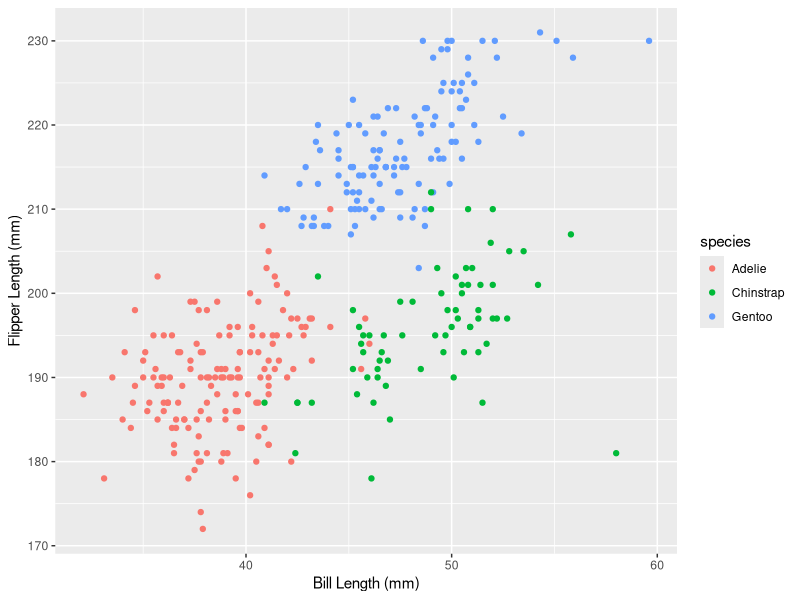

Write the R code that produced this figure.
## ---- chunk 1
library(tidyverse)
## ---- chunk 2
prob1_df = 
  tibble(
    samp = rnorm(10),
    samp_gt_0 = samp > 0,
    char_vec = c("a","b","c","d","e","f","g","h","i","j"),
    factor_vec = factor(c("low","low","low","mod","mod","mod","mod","high","high","high"))
  )
## ---- chunk 3
prob1_df = 
  tibble(
    samp = rnorm(10),
    samp_gt_0 = samp > 0,
    char_vec = c("a","b","c","d","e","f","g","h","i","j"),
    factor_vec = factor(c("low","low","low","mod","mod","mod","mod","high","high","high"))
  )
mean(pull(prob1_df , samp))
mean(pull(prob1_df , samp_gt_0))
mean(pull(prob1_df , char_vec))
mean(pull(prob1_df , factor_vec))
## ---- chunk 4
as.numeric(pull(prob1_df, samp_gt_0)) * pull(prob1_df, samp)
## ---- chunk 5
data("penguins", package = "palmerpenguins")
summary(penguins)
## ---- chunk 6
nrow(penguins)
ncol(penguins)
## ---- chunk 7

penguins_plot =  ggplot(data = penguins, aes(x = bill_length_mm, y = flipper_length_mm, color = species)) + geom_point() + xlab("Bill Length (mm)") + ylab("Flipper Length (mm)")

penguins_plot
## ---- chunk 8
ggsave
